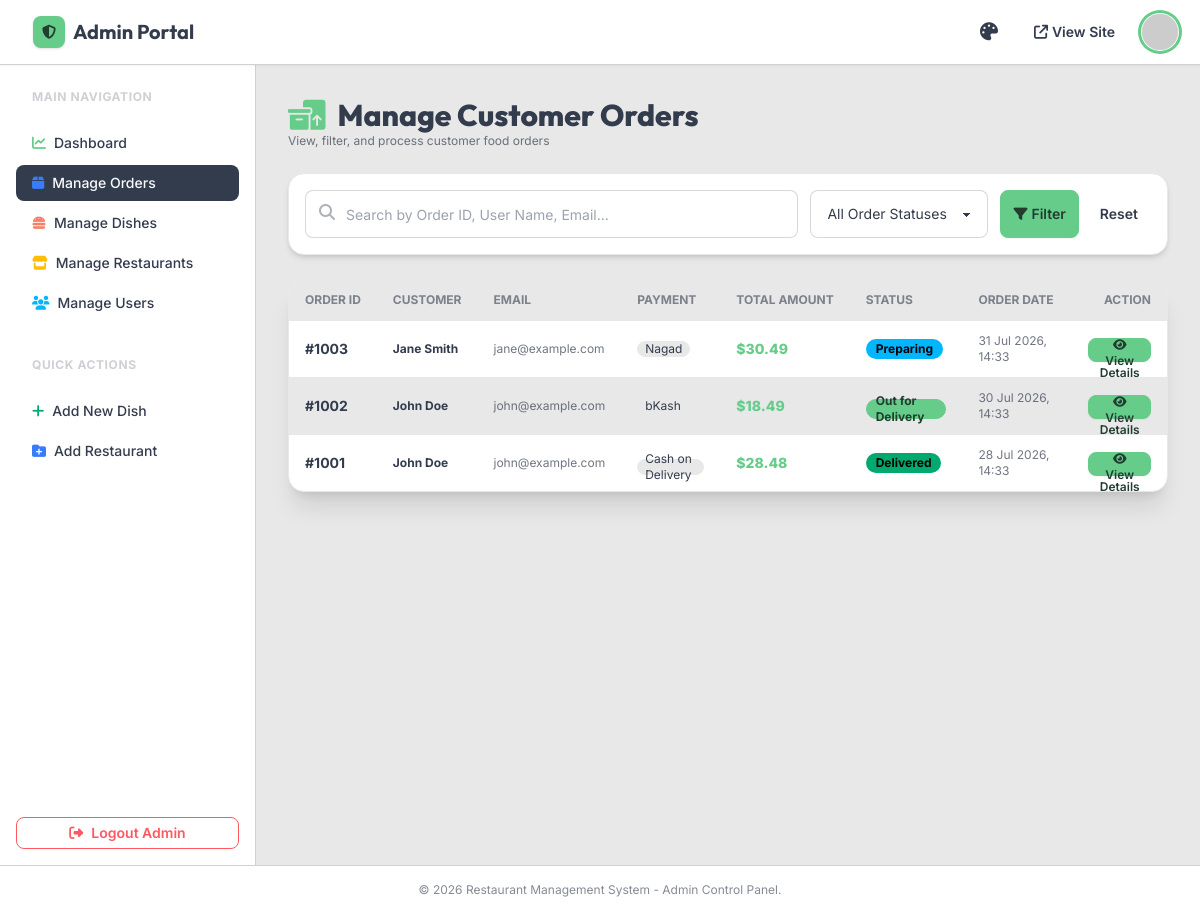
/admin/manage_orders.php (signed in), run on the app's committed database.
### tables this page shows
CREATE TABLE IF NOT EXISTS `orders` (
  `id` INT(11) NOT NULL AUTO_INCREMENT,
  `user_id` INT(11) NOT NULL,
  `total` DECIMAL(10,2) NOT NULL DEFAULT 0.00,
  `status` ENUM('Pending', 'Preparing', 'Out for Delivery', 'Delivered', 'Cancelled') NOT NULL DEFAULT 'Pending',
  `payment_method` VARCHAR(50) NOT NULL DEFAULT 'Cash on Delivery',
  `payment_number` VARCHAR(50) DEFAULT NULL,
  `shipping_address` TEXT DEFAULT NULL,
  `created_at` DATETIME DEFAULT CURRENT_TIMESTAMP,
  PRIMARY KEY (`id`),
  KEY `fk_orders_user` (`user_id`),
  CONSTRAINT `fk_orders_user` FOREIGN KEY (`user_id`) REFERENCES `users` (`id`) ON DELETE CASCADE
);

CREATE TABLE IF NOT EXISTS `users` (
  `id` INT(11) NOT NULL AUTO_INCREMENT,
  `name` VARCHAR(100) NOT NULL,
  `email` VARCHAR(100) NOT NULL UNIQUE,
  `password_plain` VARCHAR(255) NOT NULL,
  `password_md5` VARCHAR(255) NOT NULL,
  `phone` VARCHAR(20) DEFAULT NULL,
  `address` TEXT DEFAULT NULL,
  `avatar_url` VARCHAR(255) DEFAULT NULL,
  `created_at` DATETIME DEFAULT CURRENT_TIMESTAMP,
  PRIMARY KEY (`id`)
);

### admin/manage_orders.php (the view, shortened to what this page needs)
<?php
require_once __DIR__ . '/header.php';
$search = $_GET['search'] ?? '';
$sql = "SELECT o.id AS order_id, o.total, o.status, o.payment_method, o.created_at, u.name AS user_name, u.email AS user_email
        FROM orders o
        LEFT JOIN users u ON o.user_id = u.id
        WHERE 1=1 ";
$sql .= " ORDER BY o.created_at DESC";
$stmt = $conn->prepare($sql);
$stmt->execute();
$result = $stmt->get_result();
?>
<div class="space-y-6">
    <div class="flex flex-col sm:flex-row justify-between items-start sm:items-center gap-4">
        <div>
            <h1 class="text-3xl font-extrabold font-heading flex items-center gap-3">
                <i class="fa-solid fa-boxes-packing text-primary"></i> Manage Customer Orders
            </h1>
            <p class="text-xs text-base-content/70">View, filter, and process customer food orders</p>
        </div>
    </div>
    <form method="GET" class="card bg-base-100 shadow-md border border-base-200 p-4">
        <div class="flex flex-col sm:flex-row gap-3">
            <div class="relative flex-1">
                <input type="text" name="search" placeholder="Search by Order ID, User Name, Email..." value="<?= htmlspecialchars($search); ?>"
                       class="input input-bordered w-full text-sm pl-10" />
                <i class="fa-solid fa-magnifying-glass absolute left-3.5 top-3.5 text-base-content/40"></i>
            </div>
            <select name="status" class="select select-bordered text-sm">
                <option value="">All Order Statuses</option>
            </select>
            <div class="flex gap-2">
                <button type="submit" class="btn btn-primary btn-sm h-full gap-1">
                    <i class="fa-solid fa-filter"></i> Filter
                </button>
                <a href="manage_orders.php" class="btn btn-ghost btn-sm h-full">Reset</a>
            </div>
        </div>
    </form>
    <div class="card bg-base-100 shadow-xl border border-base-200 overflow-hidden">
        <div class="overflow-x-auto">
            <table class="table table-zebra w-full text-xs">
                <thead>
                    <tr class="font-bold uppercase bg-base-200">
                        <th>Order ID</th>
                        <th>Customer</th>
                        <th>Email</th>
                        <th>Payment</th>
                        <th>Total Amount</th>
                        <th>Status</th>
                        <th>Order Date</th>
                        <th class="text-right">Action</th>
                    </tr>
                </thead>
                <tbody>
                    <?php if ($result->num_rows > 0): ?>
                        <?php while ($order = $result->fetch_assoc()): ?>
                            <?php
                                $badgeClass = match(strtolower($order['status'])) {
                                    'pending' => 'badge-warning',
                                    'preparing' => 'badge-info',
                                    'out for delivery' => 'badge-primary',
                                    'delivered' => 'badge-success',
                                    'cancelled' => 'badge-error',
                                    default => 'badge-ghost'
                                };
                            ?>
                            <tr class="hover">
                                <td class="font-bold text-sm">#<?= $order['order_id']; ?></td>
                                <td class="font-bold"><?= htmlspecialchars($order['user_name'] ?? 'Guest User'); ?></td>
                                <td class="text-base-content/70"><?= htmlspecialchars($order['user_email'] ?? '-'); ?></td>
                                <td><span class="badge badge-sm badge-ghost"><?= htmlspecialchars($order['payment_method']); ?></span></td>
                                <td class="font-extrabold text-sm text-primary">$<?= number_format($order['total'], 2); ?></td>
                                <td>
                                    <span class="badge <?= $badgeClass; ?> font-bold text-xs"><?= htmlspecialchars($order['status']); ?></span>
                                </td>
                                <td class="text-base-content/70"><?= date('d M Y, H:i', strtotime($order['created_at'])); ?></td>
                                <td class="text-right">
                                    <a href="order_details.php?id=<?= $order['order_id']; ?>" class="btn btn-primary btn-xs gap-1 shadow-sm">
                                        <i class="fa-solid fa-eye"></i> View Details
                                    </a>
                                </td>
                            </tr>
                        <?php endwhile; ?>
                    <?php endif; ?>
                </tbody>
            </table>
        </div>
    </div>
</div>
<?php require_once __DIR__ . '/footer.php'; ?>

### admin/header.php (style rules this page uses)
body { font-family: 'Inter', sans-serif; }
h1, h2, h3, h4, .font-heading { font-family: 'Outfit', sans-serif; }

### data on the page
orders: id "1003", user.name "Jane Smith", user.email "jane@example.com", payment_method "Nagad", total "30.49", status "Preparing", created_at "31 Jul 2026, 14:33"
orders: id "1002", user.name "John Doe", user.email "john@example.com", payment_method "bKash", total "18.49", status "Out for Delivery", created_at "30 Jul 2026, 14:33"
orders: id "1001", user.name "John Doe", user.email "john@example.com", payment_method "Cash on Delivery", total "28.48", status "Delivered", created_at "28 Jul 2026, 14:33"
